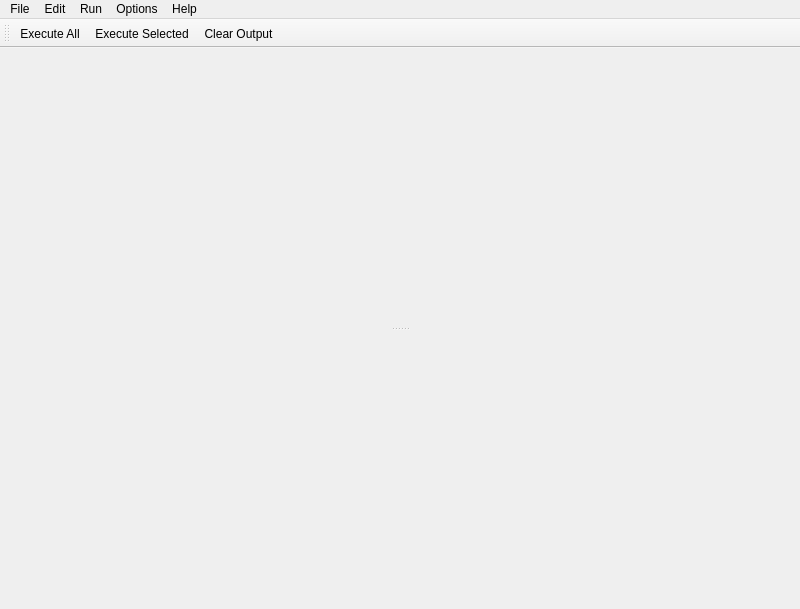
<?xml version="1.0" encoding="UTF-8"?>
<ui version="4.0">
 <class>scriptEditor</class>
 <widget class="QMainWindow" name="scriptEditor">
  <property name="geometry">
   <rect>
    <x>0</x>
    <y>0</y>
    <width>800</width>
    <height>609</height>
   </rect>
  </property>
  <property name="windowTitle">
   <string>MainWindow</string>
  </property>
  <widget class="QWidget" name="centralwidget">
   <layout class="QVBoxLayout" name="verticalLayout_2">
    <property name="spacing">
     <number>0</number>
    </property>
    <property name="margin">
     <number>0</number>
    </property>
    <item>
     <widget class="QFrame" name="frame_2">
      <property name="frameShape">
       <enum>QFrame::NoFrame</enum>
      </property>
      <property name="frameShadow">
       <enum>QFrame::Raised</enum>
      </property>
      <layout class="QVBoxLayout" name="verticalLayout">
       <property name="margin">
        <number>3</number>
       </property>
       <item>
        <widget class="QSplitter" name="splitter">
         <property name="orientation">
          <enum>Qt::Vertical</enum>
         </property>
         <widget class="QWidget" name="verticalLayoutWidget">
          <layout class="QVBoxLayout" name="out_ly"/>
         </widget>
         <widget class="QWidget" name="verticalLayoutWidget_2">
          <layout class="QVBoxLayout" name="in_ly"/>
         </widget>
        </widget>
       </item>
      </layout>
     </widget>
    </item>
   </layout>
  </widget>
  <widget class="QMenuBar" name="menubar">
   <property name="geometry">
    <rect>
     <x>0</x>
     <y>0</y>
     <width>800</width>
     <height>21</height>
    </rect>
   </property>
   <widget class="QMenu" name="file_menu">
    <property name="tearOffEnabled">
     <bool>true</bool>
    </property>
    <property name="title">
     <string>File</string>
    </property>
    <addaction name="saveSeccion_act"/>
    <addaction name="save_act"/>
    <addaction name="load_act"/>
   </widget>
   <widget class="QMenu" name="help_menu">
    <property name="tearOffEnabled">
     <bool>true</bool>
    </property>
    <property name="title">
     <string>Help</string>
    </property>
    <addaction name="openManual_act"/>
    <addaction name="shortcuts_act"/>
    <addaction name="donate_act"/>
    <addaction name="separator"/>
    <addaction name="printHelp_act"/>
    <addaction name="about_act"/>
   </widget>
   <widget class="QMenu" name="tools_menu">
    <property name="tearOffEnabled">
     <bool>true</bool>
    </property>
    <property name="title">
     <string>Edit</string>
    </property>
    <addaction name="undo_act"/>
    <addaction name="redo_act"/>
    <addaction name="separator"/>
    <addaction name="copy_act"/>
    <addaction name="cut_act"/>
    <addaction name="paste_act"/>
    <addaction name="separator"/>
    <addaction name="tabToSpaces_act"/>
    <addaction name="comment_cat"/>
    <addaction name="find_act"/>
   </widget>
   <widget class="QMenu" name="options_menu">
    <property name="tearOffEnabled">
     <bool>true</bool>
    </property>
    <property name="title">
     <string>Options</string>
    </property>
    <widget class="QMenu" name="theme_menu">
     <property name="tearOffEnabled">
      <bool>true</bool>
     </property>
     <property name="title">
      <string>Theme</string>
     </property>
     <addaction name="editTheme_act"/>
     <addaction name="separator"/>
    </widget>
    <addaction name="theme_menu"/>
    <addaction name="settingsFile_act"/>
   </widget>
   <widget class="QMenu" name="run_menu">
    <property name="tearOffEnabled">
     <bool>true</bool>
    </property>
    <property name="title">
     <string>Run</string>
    </property>
    <addaction name="execAll_act"/>
    <addaction name="execSel_act"/>
    <addaction name="clearHistory_act"/>
   </widget>
   <addaction name="file_menu"/>
   <addaction name="tools_menu"/>
   <addaction name="run_menu"/>
   <addaction name="options_menu"/>
   <addaction name="help_menu"/>
  </widget>
  <widget class="QToolBar" name="toolBar">
   <property name="windowTitle">
    <string>toolBar</string>
   </property>
   <attribute name="toolBarArea">
    <enum>TopToolBarArea</enum>
   </attribute>
   <attribute name="toolBarBreak">
    <bool>false</bool>
   </attribute>
   <addaction name="execAll_act"/>
   <addaction name="execSel_act"/>
   <addaction name="clearHistory_act"/>
  </widget>
  <action name="clearHistory_act">
   <property name="text">
    <string>Clear Output</string>
   </property>
  </action>
  <action name="save_act">
   <property name="text">
    <string>Save Script</string>
   </property>
  </action>
  <action name="load_act">
   <property name="text">
    <string>Load Script</string>
   </property>
  </action>
  <action name="exit_act">
   <property name="text">
    <string>Exit</string>
   </property>
  </action>
  <action name="openManual_act">
   <property name="text">
    <string>Manual</string>
   </property>
  </action>
  <action name="quickHelp_act">
   <property name="text">
    <string>Quick Help</string>
   </property>
  </action>
  <action name="saveSeccion_act">
   <property name="text">
    <string>Save session</string>
   </property>
  </action>
  <action name="tabToSpaces_act">
   <property name="text">
    <string>Tab to spaces</string>
   </property>
  </action>
  <action name="spacesToTabs_act">
   <property name="text">
    <string>Spaces to tab</string>
   </property>
  </action>
  <action name="settingsFile_act">
   <property name="text">
    <string>Open Settings Folder</string>
   </property>
  </action>
  <action name="editTheme_act">
   <property name="text">
    <string>Edit ...</string>
   </property>
  </action>
  <action name="shortcuts_act">
   <property name="text">
    <string>Show Shortcuts</string>
   </property>
  </action>
  <action name="donate_act">
   <property name="text">
    <string>Donate</string>
   </property>
  </action>
  <action name="about_act">
   <property name="text">
    <string>About</string>
   </property>
  </action>
  <action name="execAll_act">
   <property name="text">
    <string>Execute All</string>
   </property>
  </action>
  <action name="execSel_act">
   <property name="text">
    <string>Execute Selected</string>
   </property>
  </action>
  <action name="copy_act">
   <property name="text">
    <string>Copy</string>
   </property>
  </action>
  <action name="cut_act">
   <property name="text">
    <string>Cut</string>
   </property>
  </action>
  <action name="paste_act">
   <property name="text">
    <string>Paste</string>
   </property>
  </action>
  <action name="find_act">
   <property name="text">
    <string>Find and Replace</string>
   </property>
  </action>
  <action name="undo_act">
   <property name="text">
    <string>Undo</string>
   </property>
  </action>
  <action name="redo_act">
   <property name="text">
    <string>Redo</string>
   </property>
  </action>
  <action name="printHelp_act">
   <property name="text">
    <string>Print Help</string>
   </property>
  </action>
  <action name="comment_cat">
   <property name="text">
    <string>Comment</string>
   </property>
  </action>
 </widget>
 <resources/>
 <connections/>
</ui>
